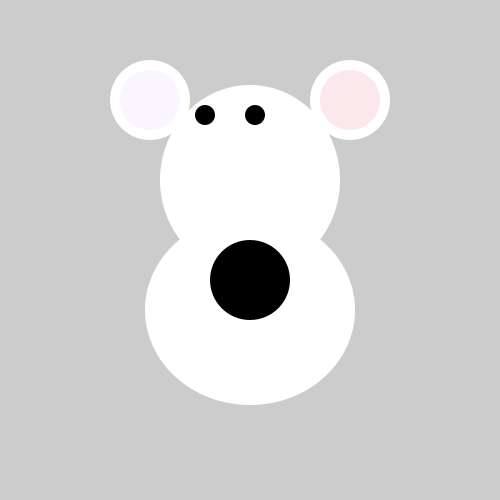
Frame 1 (no input)
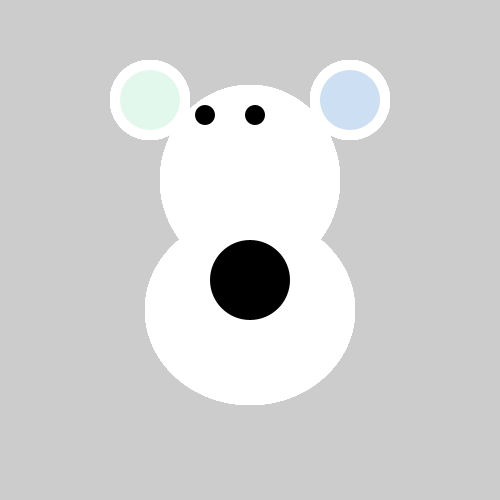
Frame 60 (the mouse pressed at the canvas centre just before this capture)
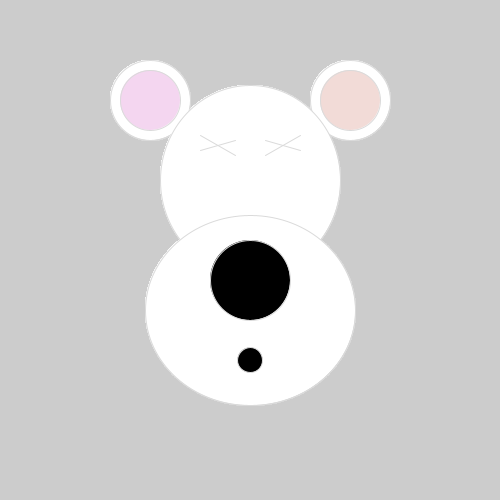
Frame 120 (the mouse held since frame 60 and released just before this capture)

The Processing sketch that drew these frames (run headless with seeded random() and noise(); from frame 60 on, the mouse is pressed at the canvas centre):

// Processing sketch: processing_95910
// ── processing_95910.pde

//SOMA2607: Week 3 Homework_Expressive Eyes
//tutorial group: Fri 2-5pm
//z3430312,DongniLi

void setup(){
  size(500,500);
  smooth();
  noStroke();
}

void draw(){
  ellipseMode(CENTER);
  
  //ear_left
  fill(255);
  ellipse(150,100,80,80); 
  fill(random(0,255),random(0,255),random(0,255),random(0,63));
  ellipse(150,100,60,60); 
 
  //ear_right
  fill(255);
  ellipse(350,100,80,80);
  fill(random(0,255),random(0,255),random(0,255),random(0,63));
  ellipse(350,100,60,60);
 
  //upper_Head
  fill(255);
  ellipse(250, 180, 180, 190);
 
  //lower_Head
  fill(255);
  ellipse(250, 310, 210, 190);
 
  if(mousePressed == false){
   
  float x1 = map(mouseX, 0, 500, 205, 245);
  float x2 = map(mouseX, 0, 500, 255, 305);
  float x3 = map(mouseY, 0, 500, 115, 155);
 
  //eye_left
  fill(0);
  ellipse(x1, x3, 20, 20);
 
  //eye_right
  fill(0);
  ellipse(x2, x3, 20, 20);
  
  } else {
  noFill();
  stroke(218, 218, 218);


  line(200, 135, 235, 155);
  line(200, 150, 235, 140);
  
  line(300, 135, 265, 155);
  line(300, 150, 265, 140);
   
 }
   
  //nose
  fill(0);
  ellipse(250, 280, 80, 80);
 
  //mouse
  fill(0);
  ellipse(250, 360,mouseX/10,mouseY/10);

}
